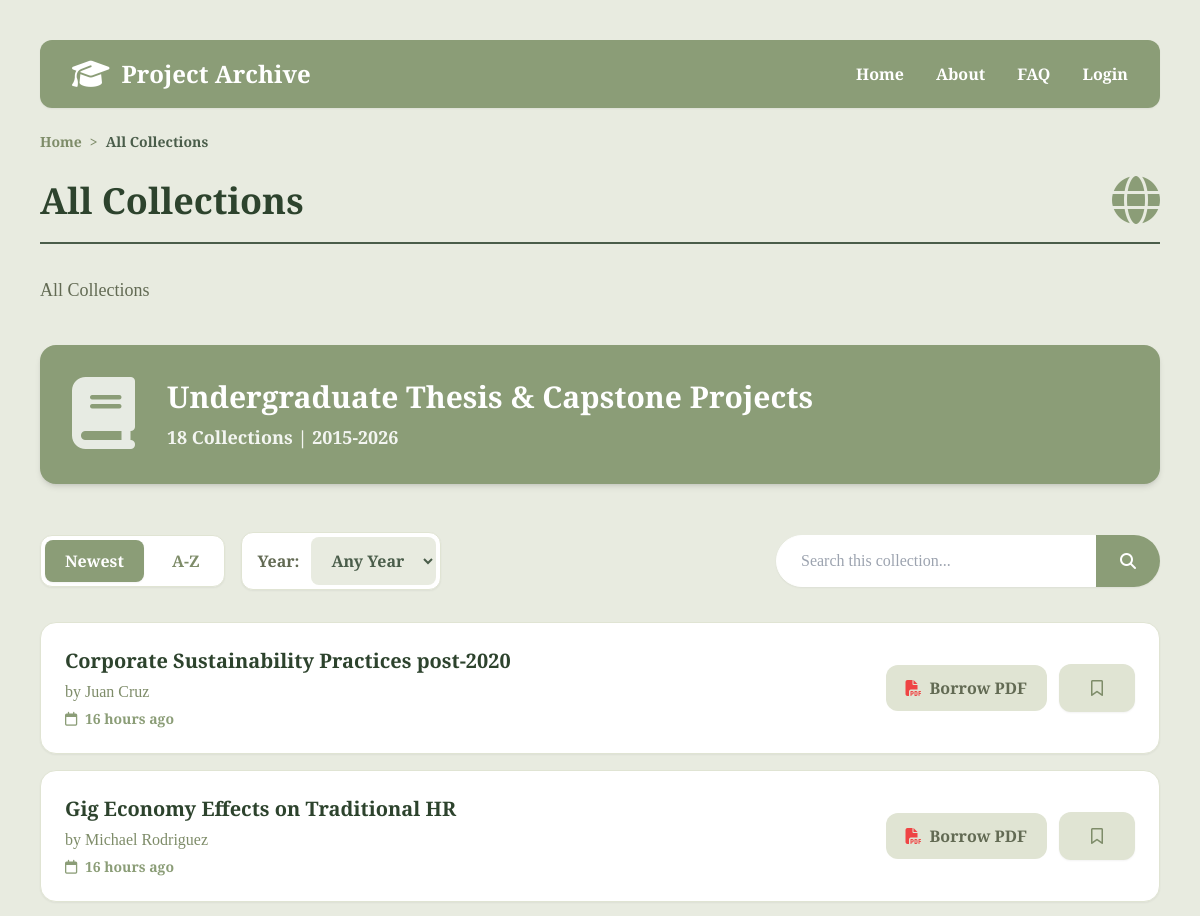
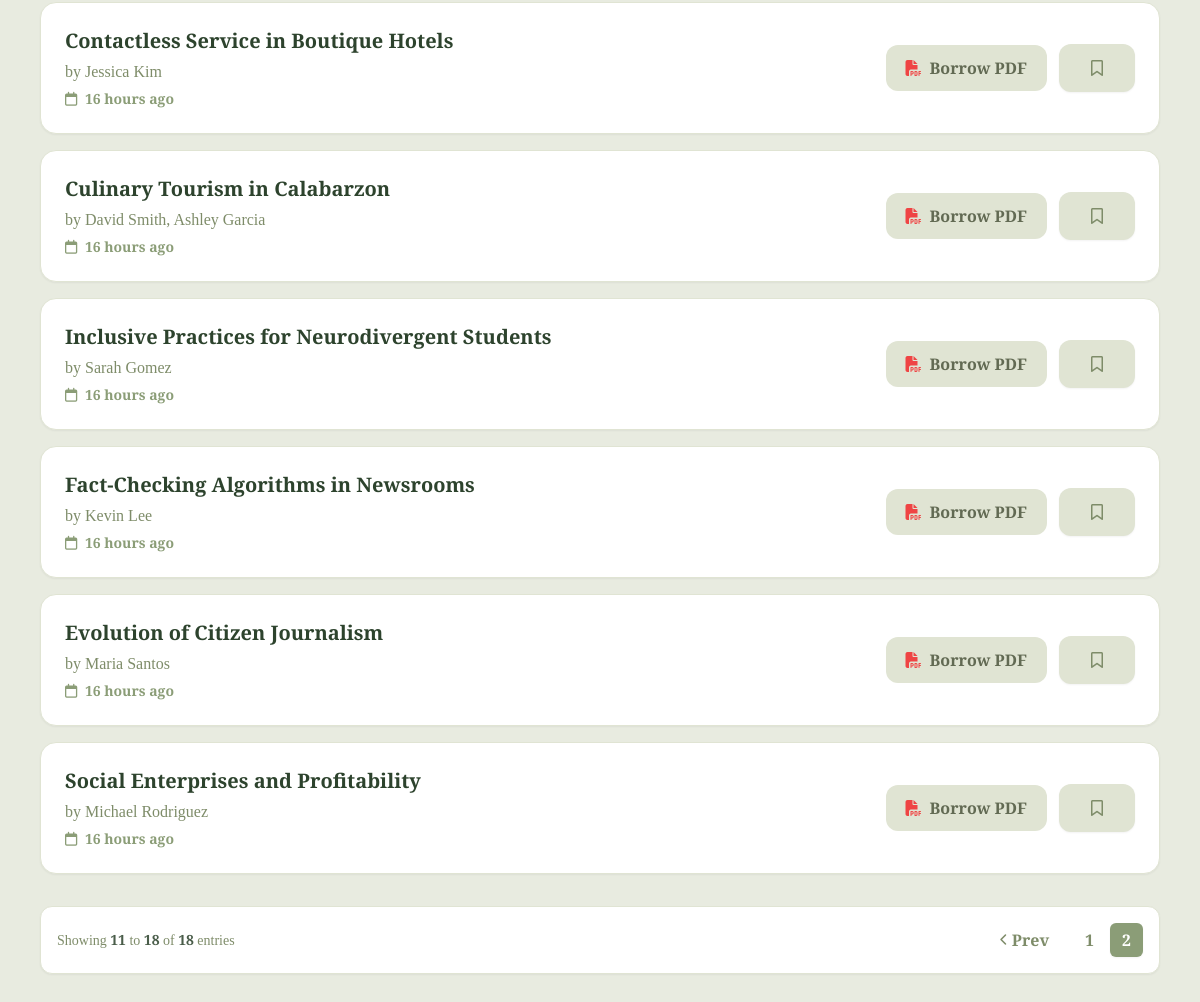
The page /search?page=2 on the database its author committed (2 pictures, top to bottom).
### tables this page shows
CREATE TABLE thesis (
  id INTEGER PRIMARY KEY AUTOINCREMENT,
  date_published TIMESTAMP NOT NULL DEFAULT CURRENT_TIMESTAMP,
  date_added TIMESTAMP NOT NULL DEFAULT CURRENT_TIMESTAMP, -- kailan na add sa system
  title TEXT NOT NULL,
  abstract TEXT NOT NULL, -- preview text
  file_path TEXT NOT NULL, -- digital pdf sa db


-- APPROVAL WORKFLOW
status TEXT CHECK( status IN ('pending', 'approved', 'rejected') ) DEFAULT 'pending',

  -- specifics
  keywords TEXT,
  isbn TEXT,
  barcode TEXT,
  call_number TEXT, -- used for finding in shelves easily

  -- foreigns
  department_id INTEGER NOT NULL, 
  branch_id INTEGER NOT NULL,
  format_id INTEGER NOT NULL,
  uploader_id INTEGER NOT NULL,
  FOREIGN KEY (department_id) REFERENCES department (id),
  FOREIGN KEY (branch_id) REFERENCES branch (id),
  FOREIGN KEY (format_id) REFERENCES format (id),
  FOREIGN KEY (uploader_id) REFERENCES user (id)
);

### flaskr/blueprints/archive.py (the view)
@bp.route("/search", methods=["GET"])
@bp.route("/search/<int:dept_id>", methods=["GET", "POST"])
def search(dept_id=None):
    search_term = request.args.get("q", "").strip()
    sort = request.args.get('sort', 'newest')
    year = request.args.get('year', '')
    page = request.args.get('page', 1, type=int)
    theses, department_info, count, total_pages = get_search_results(
        get_db(), session.get('user_id'), dept_id, search_term, sort, year, page
    )
    if dept_id is not None and department_info["id"] is None:
        abort(404, f"Department ID {dept_id} doesn't exist.")
    return render_template(
        "archive/result.html",
        theses=theses, departments=department_info, count=count,
        current_sort=sort, current_year=year, search=search_term,
        current_page=page, total_pages=total_pages
    )

### flaskr/blueprints/auth.py (called while the page is built)
@bp.before_app_request
def load_logged_in_user():
    user_id = session.get("user_id")
    if user_id is None:
        g.user = None
    else:
        g.user = (
            get_db().execute("SELECT * FROM user WHERE id = ?", (user_id,)).fetchone()
        )

### flaskr/db.py (called while the page is built)
def get_db():
    if "db" not in g:
        g.db = sqlite3.connect(
            current_app.config["DATABASE"], detect_types=sqlite3.PARSE_DECLTYPES
        )
        g.db.row_factory = sqlite3.Row
    return g.db

### flaskr/templates/archive/result.html (shortened to what this page needs)
{% extends 'base.html' %}
{% block content %}
<main class="container max-w-6xl mx-auto mt-6">
    <nav class="text-sm font-semibold text-sage-600 mb-6 flex items-center gap-2">
        <a href="{{ url_for('archive.index') }}" class="hover:text-sage-800 hover:underline">Home</a>
        <span>&gt;</span>
        <span class="text-sage-800 font-bold">{{ departments.name or 'All' }}</span>
    </nav>
    <section class="flex justify-between items-center mb-4 text-sage-900">
        <h1 class="text-4xl font-bold">{{ departments.name or 'All' }}</h1>
        <div class="text-5xl text-sage-500">
            <i class="fa-solid {{ departments.icon }}"></i>
        </div>
    </section>
    <hr class="border-t-2 border-sage-800 mb-8">
    <p class="text-lg leading-relaxed text-sage-700 mb-10 max-w-3xl">
        {% if departments.description %}
            {{ departments.description }}
        {% else %}
            Searching for "<span class="font-bold">{{ search }}</span>"
        {% endif %}
    </p>
    <div class="bg-sage-500 rounded-2xl p-8 flex flex-col sm:flex-row items-center gap-8 text-white mb-12 shadow-md">
        <div class="text-7xl opacity-80">
            <i class="fa-solid fa-book"></i>
        </div>
        <div>
            <h2 class="text-3xl font-bold mb-2">Undergraduate Thesis & Capstone Projects</h2>
            <p class="text-lg opacity-90 font-semibold">{{ count }} Collections | 2015-2026</p>
        </div>
    </div>
    <div class="flex flex-col md:flex-row justify-between items-center mb-8 gap-6">
        <div class="flex flex-wrap items-center gap-4 w-full md:w-auto">
            <div class="flex gap-2 bg-white p-1 rounded-xl shadow-sm border border-sage-100">
                <button id="sort-date-btn"
                        data-state="{% if current_sort == 'oldest' %}oldest{% else %}newest{% endif %}"
                        class="px-5 py-2 rounded-lg font-bold transition {% if current_sort in ['az', 'za'] %}text-sage-600 hover:bg-sage-100{% else %}bg-sage-500 text-white shadow-sm{% endif %}">
                    {% if current_sort == 'oldest' %}Oldest{% else %}Newest{% endif %}
                </button>
                <button id="sort-alpha-btn"
                        data-state="{% if current_sort == 'za' %}za{% else %}az{% endif %}"
                        class="px-5 py-2 rounded-lg font-bold transition {% if current_sort in ['az', 'za'] %}bg-sage-500 text-white shadow-sm{% else %}text-sage-600 hover:bg-sage-50{% endif %}">
                    {% if current_sort == 'za' %}Z-A{% else %}A-Z{% endif %}
                </button>
            </div>
            <div class="flex items-center gap-3 bg-white p-1 rounded-xl shadow-sm border border-sage-100 pl-4">
                <label for="year-filter" class="font-bold text-sage-700">Year:</label>
                <select id="year-filter" class="px-4 py-3 rounded-lg font-bold transition bg-sage-50 text-sage-800 outline-none cursor-pointer hover:bg-sage-100 border-none">
                    <option value="" {% if not current_year %}selected{% endif %}>Any Year</option>
                </select>
            </div>
        </div>
        <form method="get" class="flex w-full md:max-w-sm shadow-sm rounded-full">
            <input name="q" type="text" placeholder="Search this collection..." value="{{ search or '' }}" class="w-full px-6 py-3 rounded-l-full border border-white outline-none text-sage-900 bg-white">
            <button type="submit" class="bg-sage-500 px-6 rounded-r-full text-white flex items-center justify-center hover:bg-sage-600 transition">
                <i class="fa-solid fa-magnifying-glass"></i>
            </button>
        </form>
    </div>
    <div class="flex flex-col gap-4">
        {% if theses %}
            {% for thesis in theses %}
            <div class="bg-white rounded-2xl p-6 flex flex-col sm:flex-row items-start sm:items-center justify-between gap-6 shadow-sm border border-sage-100 hover:shadow-md hover:border-sage-300 transition">
                <div class="flex-1 pr-4">
                    <a href="{{ url_for('archive.view', id=thesis.id) }}" class="text-xl font-bold text-sage-900 hover:text-sage-500 transition line-clamp-2 mb-1">{{ thesis.title }}</a>
                    <p class="text-sage-600 font-medium">by {{ thesis.authors }}</p>
                    <p class="text-sm text-sage-500 font-semibold mt-1">
                        <i class="fa-regular fa-calendar mr-1"></i> {{ thesis.date_published | timeago }}
                    </p>
                </div>
                <div class="flex items-center gap-3 shrink-0 w-full sm:w-auto mt-4 sm:mt-0">
                   <a href="{{ url_for('archive.view', id=thesis.id, borrow='true') }}" class="bg-sage-100 text-sage-700 px-5 py-2.5 rounded-xl font-bold hover:bg-sage-200 transition flex items-center justify-center gap-2 flex-1 sm:flex-auto">
                        <i class="fa-solid fa-file-pdf text-red-500"></i> Borrow PDF
                    </a>
                    <form action="{{ url_for('user.toggle_bookmark', thesis_id=thesis.id) }}" method="POST" class="inline w-full sm:w-auto ajax-bookmark">
                        <button type="submit"
                                class="px-8 py-4 rounded-xl font-bold transition flex items-center justify-center gap-2 {% if thesis.is_bookmarked %} bg-sage-500 text-white hover:bg-sage-600 shadow-sm {% else %} bg-sage-100 text-sage-600 hover:bg-sage-50 shadow-sm {% endif %}"
                                title="{% if thesis.is_bookmarked %}Remove Bookmark{% else %}Save Bookmark{% endif %}">
                            {% if thesis.is_bookmarked %}
                            <i class="fa-solid fa-bookmark"></i>
                            {% else %}
                            <i class="fa-regular fa-bookmark"></i>
                            {% endif %}
                        </button>
                    </form>
                </div>
            </div>
            {% endfor %}
            {% if total_pages > 1 %}
            <div class="bg-white p-4 rounded-xl border border-sage-100 mt-4 flex flex-col sm:flex-row items-center justify-between gap-4 shadow-sm">
                <span class="text-sage-600 font-medium text-sm">
                    Showing
                    <span class="font-bold text-sage-800">{{ ((current_page - 1) * 10) + 1 if count > 0 else 0 }}</span>
                    to
                    <span class="font-bold text-sage-800">{{ [current_page * 10, count] | min }}</span>
                    of
                    <span class="font-bold text-sage-800">{{ count }}</span> entries
                </span>
                <nav class="flex gap-1 items-center">
                    {% set base_qs = "" %}
                    {% for key, value in request.args.items() %}
                        {% if key != 'page' %}
                            {% set base_qs = base_qs ~ key ~ "=" ~ value ~ "&" %}
                        {% endif %}
                    {% endfor %}
                    {% if current_page > 1 %}
                    <a href="?{{ base_qs }}page={{ current_page - 1 }}" class="px-3 py-1 rounded-md text-sage-600 hover:bg-sage-200 font-bold transition flex items-center gap-1 mr-2">
                        <i class="fa-solid fa-chevron-left text-xs"></i> Prev
                    </a>
                    {% endif %}
                    {% for p in range(1, total_pages + 1) %}
                        {% if p == current_page %}
                            <span class="px-3 py-1 rounded-md bg-sage-500 text-white font-bold shadow-sm cursor-default">{{ p }}</span>
                        {% else %}
                            <a href="?{{ base_qs }}page={{ p }}" class="px-3 py-1 rounded-md text-sage-600 hover:bg-sage-200 font-bold transition">{{ p }}</a>
                        {% endif %}
                    {% endfor %}
                </nav>
            </div>
            {% endif %}
        {% else %}
            <div class="text-center py-16 text-sage-600 font-semibold text-lg bg-white rounded-2xl border border-sage-100 shadow-sm flex flex-col items-center justify-center">
                <i class="fa-solid fa-magnifying-glass text-5xl mb-4 opacity-40"></i>
                No collections found matching your criteria.
            </div>
        {% endif %}
    </div>
</main>
{% endblock %}

### flaskr/static/main.css (style rules this page uses)
* { margin: 0; padding: 0; box-sizing: border-box; }

### rows shown on the page
thesis: title "Corporate Sustainability Practices post-2020", authors "Juan Cruz", date_published "16 hours ago"
thesis: title "Gig Economy Effects on Traditional HR", authors "Michael Rodriguez", date_published "16 hours ago"
thesis: title "Contactless Service in Boutique Hotels", authors "Jessica Kim", date_published "16 hours ago"
thesis: title "Culinary Tourism in Calabarzon", authors "David Smith, Ashley Garcia", date_published "16 hours ago"
thesis: title "Inclusive Practices for Neurodivergent Students", authors "Sarah Gomez", date_published "16 hours ago"
thesis: title "Fact-Checking Algorithms in Newsrooms", authors "Kevin Lee", date_published "16 hours ago"
thesis: title "Evolution of Citizen Journalism", authors "Maria Santos", date_published "16 hours ago"
thesis: title "Social Enterprises and Profitability", authors "Michael Rodriguez", date_published "16 hours ago"

### other values the page prints
{{ departments.name or 'All' }} "All Collections"
{{ departments.description }} "All Collections"
{{ count }} "18"
{{ ((current_page - 1) * 10) + 1 if count > 0 else 0 }} "11"
{{ [current_page * 10, count] | min }} "18"
{{ p }} "1"
{{ p }} "2"
